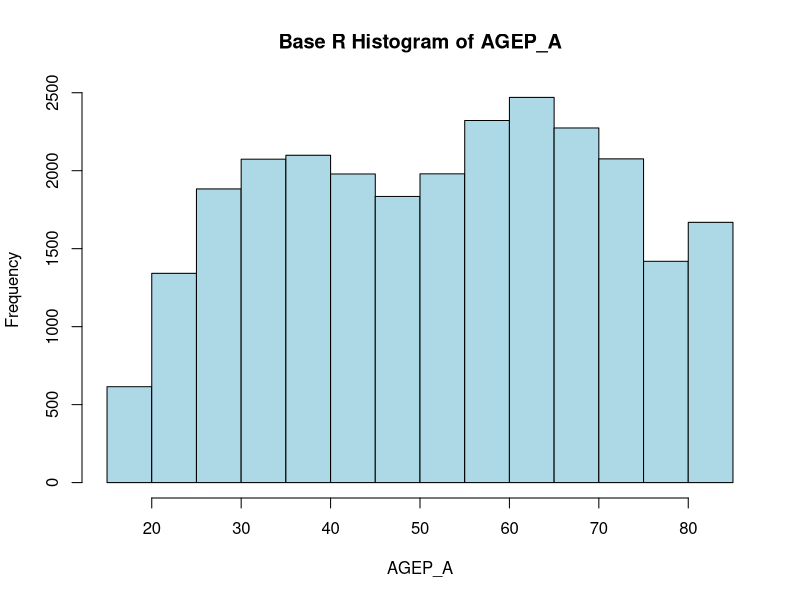
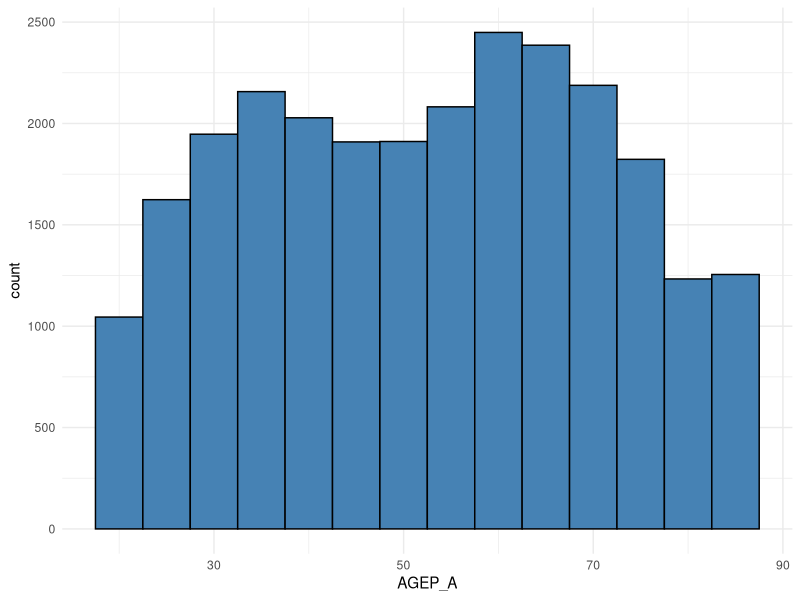
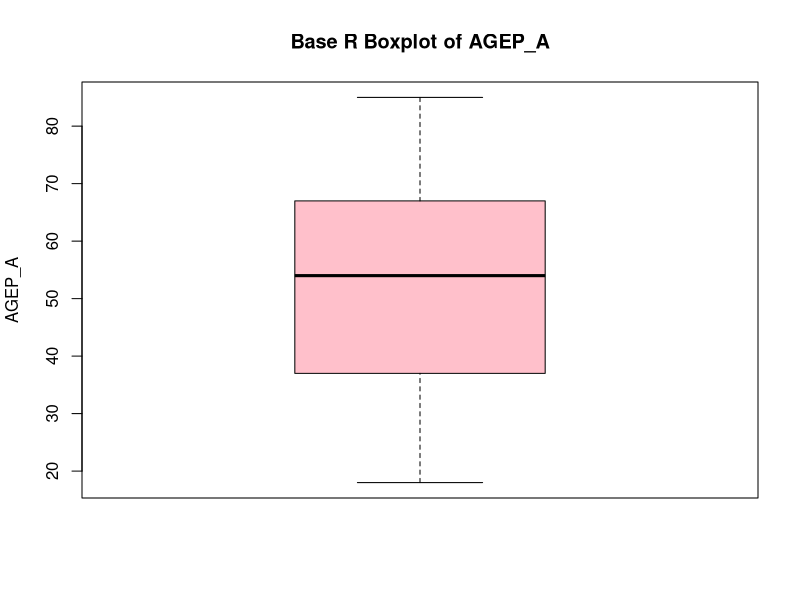
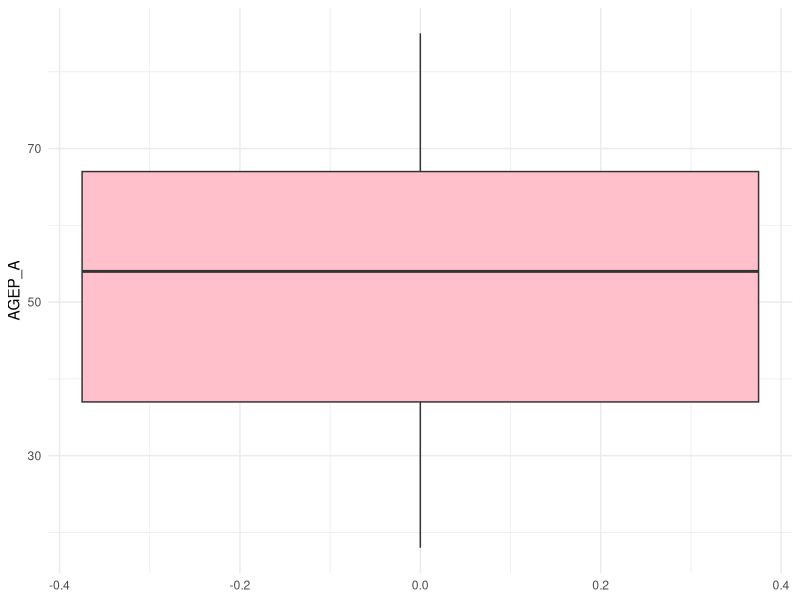
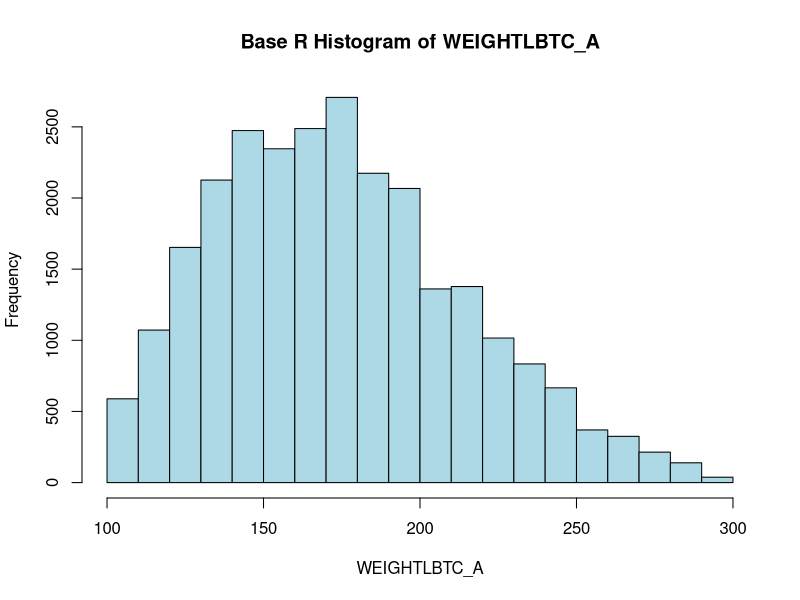
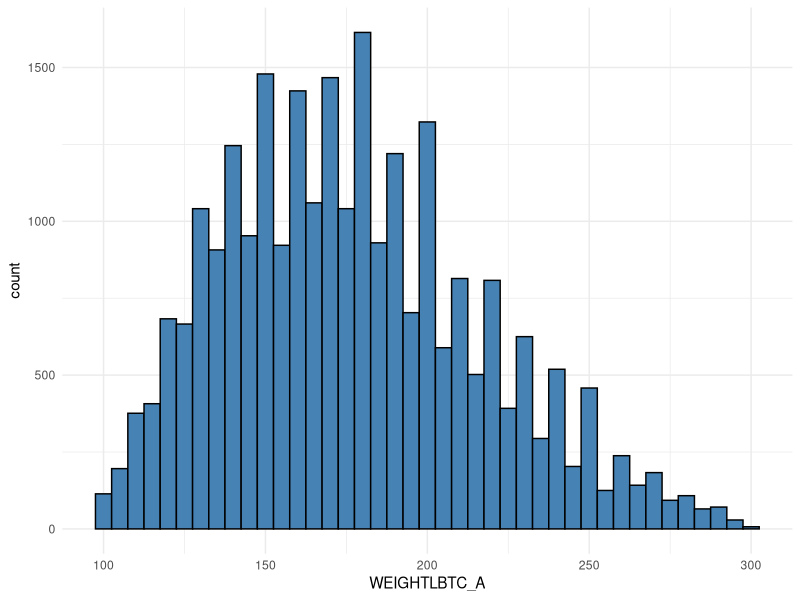
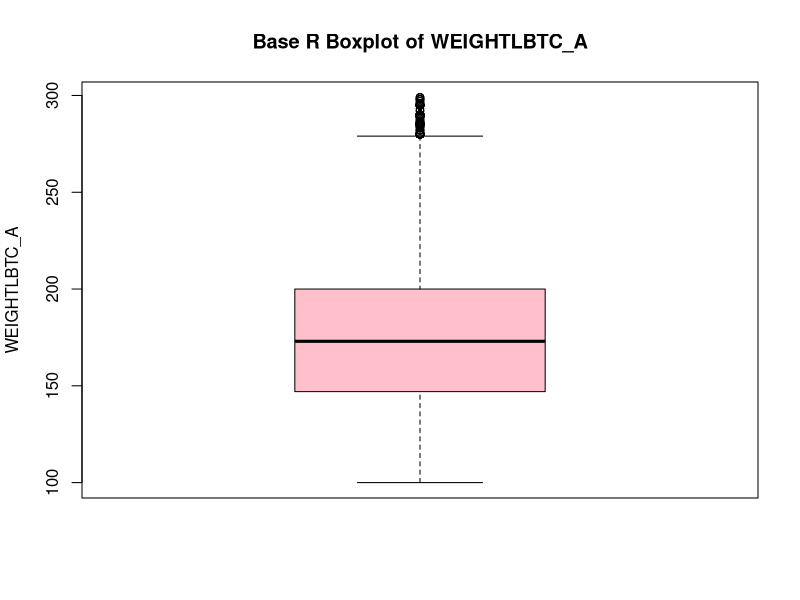
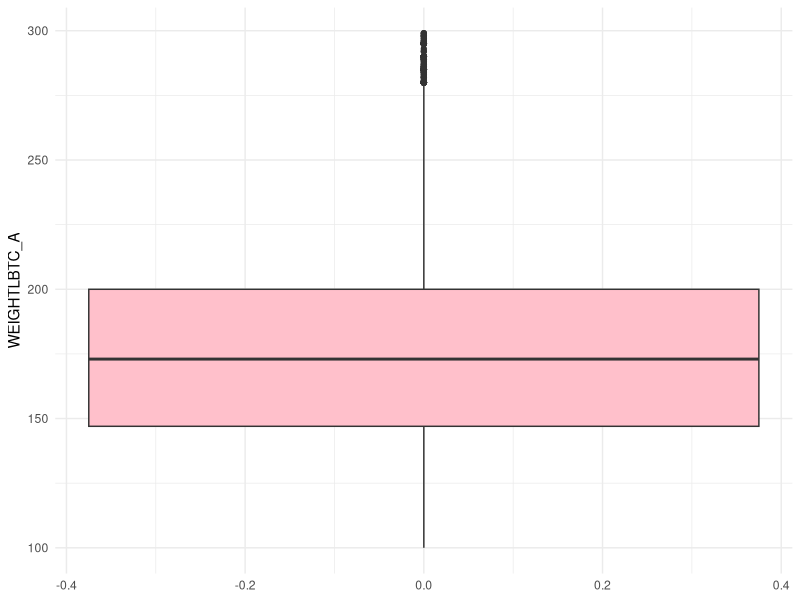

These charts were generated, in order, by the following R code:
# Day 3: Univariate & Bivariate Analysis & Visualization
# Task 1: Univariate Analysis

# Loads necessary libraries
library(tidyverse)
nhis_clean <- read.csv("nhis_clean.csv")

# Quantitative Variables
quant_vars <- c("AGEP_A", "WEIGHTLBTC_A", "HEIGHTTC_A")
for (var in quant_vars) {
  cat("\nSummary Statistics for:", var, "\n")
  x <- nhis_clean[[var]]
  print(summary(x))
  cat("Standard Deviation:", sd(x, na.rm = TRUE), "\n")
  
  # Base R & ggplot2 Visualizations
  hist(x, main = paste("Base R Histogram of", var), xlab = var, col = "lightblue")
  print(ggplot(nhis_clean, aes_string(x = var)) + geom_histogram(binwidth = 5, fill = "steelblue", color = "black") + theme_minimal())
  
  boxplot(x, main = paste("Base R Boxplot of", var), ylab = var, col = "pink")
  print(ggplot(nhis_clean, aes_string(y = var)) + geom_boxplot(fill = "pink") + theme_minimal())
}

# Qualitative Variables
cat_vars <- c("SEX_A", "HISPALLP_A", "EDUCP_A_recoded", "PHSTAT_A", "LSATIS4R_A")
for (var in cat_vars) {
  cat("\nFrequency Table for:", var, "\n")
  print(table(nhis_clean[[var]]))
  
  barplot(table(nhis_clean[[var]]), main = paste("Base R Bar Plot of", var), col = "coral", las = 2)
  print(ggplot(nhis_clean, aes_string(x = var)) + geom_bar(fill = "coral") + theme_minimal() + theme(axis.text.x = element_text(angle = 45, hjust = 1)))
}
